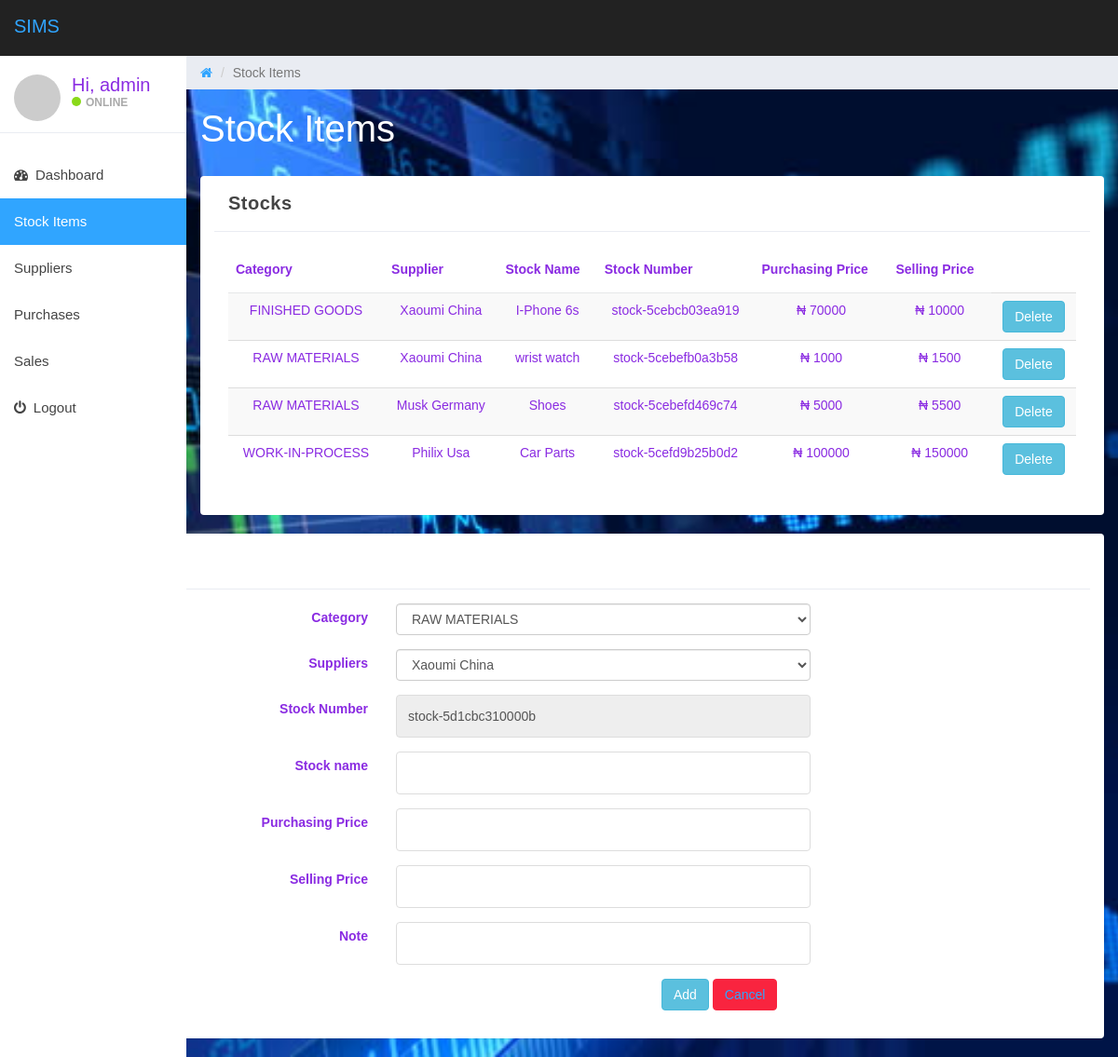
Screenshot of /stock.php (signed in) with the database file from the repository.
### tables this page shows
CREATE TABLE `stock` (
  `category` varchar(55) DEFAULT NULL,
  `supplier_no` varchar(32) DEFAULT NULL,
  `stock_no` varchar(323) DEFAULT NULL,
  `stock_name` varchar(233) DEFAULT NULL,
  `purchasing_price` bigint(21) DEFAULT NULL,
  `selling_price` bigint(21) DEFAULT NULL,
  `notes` text NOT NULL
);

### stock.php (the view, shortened to what this page needs)
<?php
	include "db/config.php";
?>
<!DOCTYPE html>
<html lang="en">
<head>
	<link href="css/bootstrap.min.css" rel="stylesheet">
    <link href="css/font-awesome.min.css" rel="stylesheet">
    <link href="css/font.css" rel="stylesheet">
	<link href="css/datepicker3.css" rel="stylesheet">
	<link href="css/styles.css" rel="stylesheet">
</head>
<body>
    <nav class="navbar navbar-custom navbar-fixed-top" role="navigation">
		<div class="container-fluid">
			<div class="navbar-header">
				<a class="navbar-brand" href="#"><span>SIMS </span></a>
			</div>
        </div>
    </nav>
    <div id="sidebar-collapse" class="col-sm-3 col-lg-2 sidebar">
		<div class="profile-sidebar">
			<div class="profile-userpic">
				<img src="http://placehold.it/50/30a5ff/fff" class="img-responsive" alt="">
			</div>
			<div class="profile-usertitle">
				<div class="profile-usertitle-name">Hi, <?php echo htmlspecialchars($_SESSION["username"]); ?></div>
				<div class="profile-usertitle-status"><span class="indicator label-success"></span>Online</div>
			</div>
		</div>
		<ul class="nav menu">
			<li><a href="index.php"><em class="fa fa-dashboard">&nbsp;</em> Dashboard</a></li>
			<li class="active"><a href="stock.php"> Stock Items </a></li>
			<li><a href="suppliers.php"> Suppliers </a></li>
			<li><a href="purchase.php"> Purchases </a></li>
			<li><a href="sales.php"> Sales </a></li>
			<li><a href="logout.php"><em class="fa fa-power-off">&nbsp;</em> Logout</a></li>
		</ul>
	</div>
    <div class="col-sm-9 col-sm-offset-3 col-lg-10 col-lg-offset-2 main">
		<div class="row">
			<ol class="breadcrumb">
				<li><a href="index.php">
					<em class="fa fa-home"></em>
				</a></li>
				<li class="active">Stock Items</li>
			</ol>
		</div>
		<div class="row">
			<div class="col-lg-12">
				<h1 class="page-header">Stock Items</h1>
			</div>
		</div>
		<div class="row">
		<div class="col-md-12 col-sm-12 col-lg-12">
                <div class="panel panel-default col-lg-12 col-md-12 col-sm-12">
                    <div class="panel-heading">
                        <strong>Stocks</strong>
                    </div>
                    <div class="panel-body">
						<table class='table table-striped table-responsible'>
							<thead>
								<tr>
								<th><strong>Category</strong></th>
								<th><strong>Supplier</strong></th>
								<th><strong>Stock Name</strong></th>
								<th><strong>Stock Number</strong></th>
								<th><strong>Purchasing Price</strong></th>
								<th><strong>Selling Price</strong></th>
								</tr>
							</thead>
							<tbody>
								<?php
									$count=1;
									$sel_query="Select * from stock;";
									$result = mysqli_query($mysqli,$sel_query);
									while($row = mysqli_fetch_assoc($result)) { ?>
									<tr>
									<td align="center"><?php echo $row["category"]; ?></td>
									<td align="center"><?php echo $row['supplier_no']; ?></td>
									<td align="center"><?php echo $row["stock_name"]; ?></td>
									<td align="center"><?php echo $row['stock_no']; ?></td>
									<td align="center"><?php echo '₦ '.$row['purchasing_price']; ?></td>
									<td align="center"><?php echo '₦ '.$row['selling_price']; ?></td>
									<td align="center">
									<a href="stock_delete.php?id=<?php echo $row["stock_no"]; ?>" class="btn btn-info">Delete</a>
									</td>
									</tr>
								<?php $count++; } ?>
							</tbody>
							</table>
						</div>
					</div>
				</div>
			</div>
		</div>
		<div class="col-md-12 col-sm-12 col-lg-12">
                <div class="panel panel-default col-lg-12 col-md-12 col-sm-12">
                    <div class="panel-heading">
						<strong>Add Stocks</strong>
                    </div>
                    <div class="panel-body">
                        <form action="stock.php" method="POST" class="form-horizontal">
							<div class="form-group">
								<label for="category" class="control-label col-sm-4">Category </label>
								<div class="col-md-5">
									<select class="form-control" id="category" name="category">
										<option value="RAW MATERIALS">RAW MATERIALS</option>
									</select>
								</div>
							</div>
							<div class="form-group">
								<label for="supplier" class="control-label col-sm-4">Suppliers </label>
								<div class="col-md-5">
								<select class="form-control" id="supplier" name="supplier">
										<option value="Xaoumi China">Xaoumi China</option>
									</select>
								</div>
							</div>
							<div class="form-group">
								<label for="stock_no" class="control-label col-sm-4">Stock Number </label>
								<div class="col-md-5">
								<input type="text" class="form-control" id="stock_no" name="stock_no" value="<?php echo uniqid('stock-', $more_entropy=false) ?>"  readonly="readonly">
								</div>
							</div>
							<div class="form-group">
								<label for="stock_name" class="control-label col-sm-4">Stock name </label>
								<div class="col-md-5">
									<input type="text" class="form-control" id="stock_name" name="stock_name" required='required'>
								</div>
							</div>
							<div class="form-group">
								<label for="pp" class="control-label col-sm-4">Purchasing Price </label>
								<div class="col-md-5">
									<input type="text" class="form-control" id="pp" name="pp" required='required'>
								</div>
							</div>
							<div class="form-group">
								<label for="sp" class="control-label col-sm-4">Selling Price </label>
								<div class="col-md-5">
									<input type="text" class="form-control" id="sp" name="sp" required='required'>
								</div>
							</div>
							<div class="form-group">
								<label for="note" class="control-label col-sm-4">Note </label>
								<div class="col-md-5">
									<input type="text" class="form-control" id="note" name="note" required='required'>
								</div>
							</div>
							<div class="form-group">
								<div class="col-sm-offset-7 col-sm-5">
									<button type="submit" name="submit" class="btn btn-info">Add</button>
									<button type="submit" class="btn btn-danger"><a href="stock.php">Cancel</a></button>
								</div>
							</div>
						</form>
                    </div>
                </div>
            </div>
</body>
</body>
</html>

### css/styles.css (style rules this page uses)
body { background: #f1f4f7; padding-top: 60px; font-size: 14px; color: #444444; font-family: "Montserrat", "Helvetica Neue", Helvetica, Arial, sans-serif; }
a, a:hover, a:focus { color: #30a5ff; }
h1, h2, h3, h4, h5, h6 { color: #444444; }
h1 { font-weight: 300; font-size: 40px; }
input.form-control { border: 1px solid #ddd; box-shadow: none; height: 46px; }
.navbar-custom { background: #222; height: 60px; }
.navbar-header .navbar-brand { color: #fff; font-size: 20px; text-transform: uppercase; font-weight: 500; height: 60px; padding-top: 18px; }
.navbar-header .navbar-brand span { color: #30a5ff; }
.btn-danger, .btn-danger:hover, .btn-danger:focus, .btn-danger:active, .btn-danger.active, .open > .dropdown-toggle.btn-danger, .btn-danger.disabled, .btn-danger[disabled], fieldset[disabled] .btn-danger, .btn-danger.disabled:hover, .btn-danger[disabled]:hover, fieldset[disabled] .btn-danger:hover, .btn-danger.disabled:focus, .btn-danger[disabled]:focus, fieldset[disabled] .btn-danger:focus, .btn-danger.disabled:active, .btn-danger[disabled]:active, fieldset[disabled] .btn-danger:active, .btn-danger.disabled.active, .btn-danger[disabled].active, fieldset[disabled] .btn-danger.active { background-color: #f9243f; border-color: #f9243f; }
.label-success { background-color: #8ad919; }
.panel { border: 0; }
.panel-heading { font-size: 20px; font-weight: 300; letter-spacing: 0.025em; height: 60px; line-height: 38px; }
.panel-default .panel-heading { background: #fff; border-bottom: 1px solid #e9ecf2; color: #444444; }
.navbar { border: 0; }
.sidebar { display: block; padding: 0; display: none; box-shadow: none; background: #fff; }
.sidebar ul { margin: 20px 0px; }
@media (min-width: 768px) { .sidebar { display: block; position: fixed; top: 60px; bottom: 0; left: 0; z-index: 1000; display: block; margin: 0; padding: 0; overflow-x: hidden; overflow-y: auto; } }
@media (min-width: 768px) { .navbar-header { width: 100%; } }
.sidebar ul.nav .active a, .sidebar ul.nav li.parent a.active, .sidebar ul.nav .active > a:hover, .sidebar ul.nav li.parent a.active:hover, .sidebar ul.nav .active > a:focus, .sidebar ul.nav li.parent a.active:focus { color: #fff; background-color: #30a5ff; }
.sidebar ul.nav li a { height: 50px; font-size: 15px; line-height: 2em; color: #444444; }
.profile-sidebar { padding: 10px 0; border-bottom: 1px solid #e9ecf2; }
.indicator { width: 10px; height: 10px; display: inline-block; border-radius: 9999px; margin-right: 5px; }
.profile-userpic img { float: left; margin: 10px 0px 0px 15px; width: 50px; height: 50px; border-radius: 9999px !important; }
.profile-usertitle { float: left; text-align: left; margin: 10px 0 0 12px; }
.profile-usertitle-name { font-size: 20px; margin-bottom: 0px; }
.profile-usertitle-status { text-transform: uppercase; color: #AAA; font-size: 12px; font-weight: 600; margin-bottom: 15px; }
.breadcrumb { border-radius: 0; padding: 10px 15px 10px 15px; background: #e9ecf2; margin: 0; }
h1.page-header { margin-top: 20px; border-bottom: 0; }
.table { background: #fff; }
.table > thead > tr > th { border-bottom: 1px solid #e6e7e8; vertical-align: middle; height: 50px; }

### stock.php (style rules this page uses)
body { font: 14px sans-serif; }
body { background: url(images/1.jpg) no-repeat center center fixed; -webkit-background-size: cover; -moz-background-size: cover; -o-background-size: cover; background-size: cover; color: blueviolet; }
h1.page-header { margin-top: 20px; border-bottom: 0; color: white; }

### rows the page displays
stock: category "FINISHED GOODS", supplier_no "Xaoumi China", stock_name "I-Phone 6s", stock_no "stock-5cebcb03ea919", purchasing_price "70000", selling_price "10000"
stock: category "RAW MATERIALS", supplier_no "Xaoumi China", stock_name "wrist watch", stock_no "stock-5cebefb0a3b58", purchasing_price "1000", selling_price "1500"
stock: category "RAW MATERIALS", supplier_no "Musk Germany", stock_name "Shoes", stock_no "stock-5cebefd469c74", purchasing_price "5000", selling_price "5500"
stock: category "WORK-IN-PROCESS", supplier_no "Philix Usa", stock_name "Car Parts", stock_no "stock-5cefd9b25b0d2", purchasing_price "100000", selling_price "150000"

### other values shown
$_SESSION["username"] "admin"
